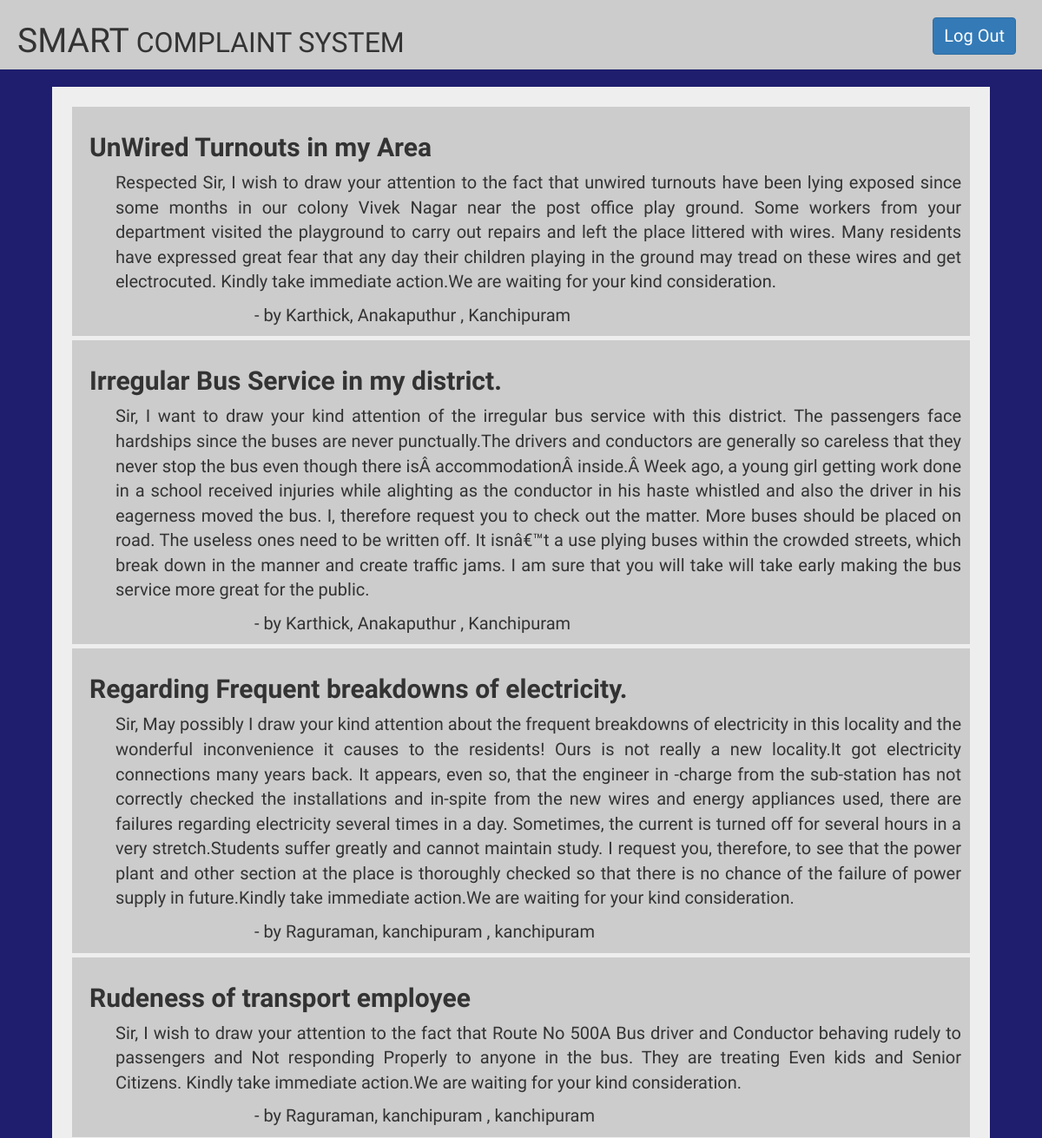
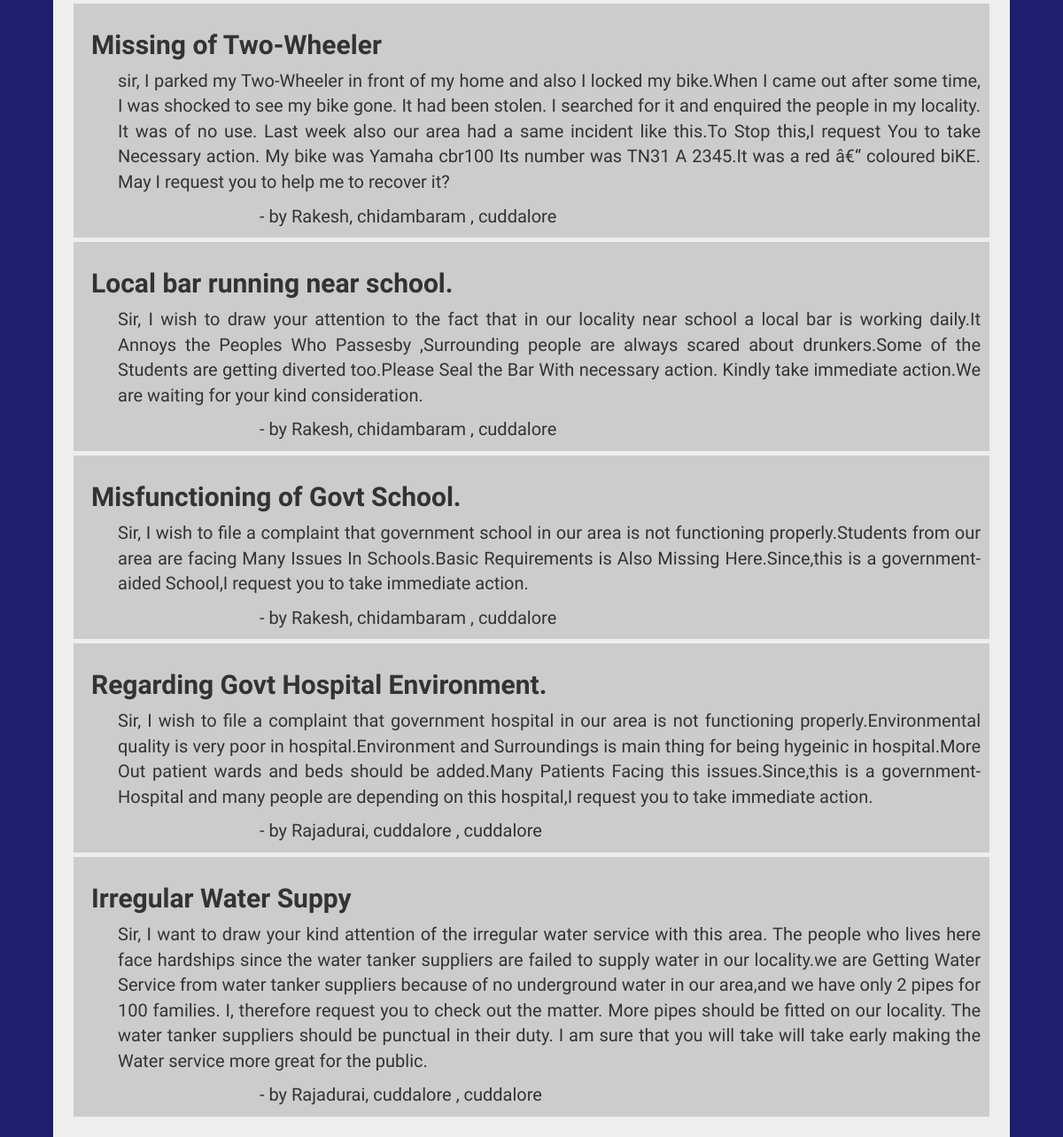
The app's page /admin.php with its own data (2 pictures, top to bottom).
### tables this page shows
CREATE TABLE `complaints_table` (
  `NAME` varchar(50) NOT NULL,
  `SUBJECT` varchar(100) NOT NULL,
  `CATEGORY` varchar(20) NOT NULL,
  `COMPLAINT` varchar(2000) NOT NULL,
  `DISTRICT` varchar(50) NOT NULL,
  `CITY` varchar(50) NOT NULL,
  `PHONE` varchar(15) NOT NULL,
  `COMPLAINED_AT` timestamp NOT NULL DEFAULT CURRENT_TIMESTAMP
);

### admin.php (the view, shortened to what this page needs)
<?php
  include 'DATABASE/DB_CONNECTION_ENABLE.php';
?>
<!DOCTYPE html>
<html lang="en" dir="ltr">
  <head>
    <link rel="stylesheet" href="https://maxcdn.bootstrapcdn.com/bootstrap/3.3.7/css/bootstrap.min.css" />
  </head>
  <body style="background-color:#1f1e6e;">
    <div id="header" style="background-color:#ccc;height:80px;font-family: 'Acme', sans-serif;">
         <span class="header-heading" style="float:left;font-size:32px;margin:20px auto auto 20px;">
          <span style="font-size:39px;">SMART</span> COMPLAINT SYSTEM
         </span>
        <span class="sign-in" style="float:right;margin:20px 30px auto auto;">
          <form method="post" action="<?php echo $_SERVER['PHP_SELF'] ?>">
              <button type="submit" name="logout" class="btn btn-primary" style="font-size:20px;">Log Out</button>
          </form>
        </span>
    </div>
    <div id="complaints">
      <?php
        $complaint_query = "SELECT * FROM complaints_table";
        $complaints_result = mysqli_query( $connect , $complaint_query );
        while( $row = mysqli_fetch_assoc($complaints_result)) {
          echo "<div id='userC'>" . "<h3>" . $row["SUBJECT"] . "</h3>" . "<p>" . $row['COMPLAINT'] . "</p>" . "<span id='namespace'></span>" . "- by " . $row['NAME'] . ", " . $row['CITY'] . " , " . $row['DISTRICT'] . "</div>" ;
        }
        ?>
    </div>
  </body>
</html>

### admin.php (style rules this page uses)
#complaints { width:90%; padding: 1.5%; margin: 0 auto; background-color:#eee; margin-top: 20px; font-family: 'Acme', sans-serif; }
#userC { padding:10px; margin:5px; background-color: #ccc; text-align: justify; font-size: 20px; }
#userC h3 { font-size: 30px; font-family: 'Volkhov', serif; margin-left: 10px; font-weight: bolder; }
#userC p { text-align: justify; margin-left:40px; }

### records on screen
complaints_table: SUBJECT "UnWired Turnouts in my Area", COMPLAINT "Respected Sir, I wish to draw your attention to the fact that unwired turnouts have been lying exposed since some months in our colony Vivek Nagar near the post office play ground. Some workers from your department visited the playground to carry out repairs and left the place littered with wires. Many residents have expressed great fear that any day their children playing in the ground may tread on these wires and get electrocuted. Kindly take immediate action.We are waiting for your kind consideration.", NAME "Karthick", CITY "Anakaputhur", DISTRICT "Kanchipuram"
complaints_table: SUBJECT "Irregular Bus Service in my district.", COMPLAINT "Sir, I want to draw your kind attention of the irregular bus service with this district. The passengers face hardships since the buses are never punctually.The drivers and conductors are generally so careless that they never stop the bus even though there isÂ accommodationÂ inside.Â Week ago, a young girl getting work done in a school received injuries while alighting as the conductor in his haste whistled and also the driver in his eagerness moved the bus. I, therefore request you to check out the matter. More buses should be placed on road. The useless ones need to be written off. It isnâ€™t a use plying buses within the crowded streets, which break down in the manner and create traffic…", NAME "Karthick", CITY "Anakaputhur", DISTRICT "Kanchipuram"
complaints_table: SUBJECT "Regarding Frequent breakdowns of electricity.", COMPLAINT "Sir, May possibly I draw your kind attention about the frequent breakdowns of electricity in this locality and the wonderful inconvenience it causes to the residents! Ours is not really a new locality.It got electricity connections many years back. It appears, even so, that the engineer in -charge from the sub-station has not correctly checked the installations and in-spite from the new wires and energy appliances used, there are failures regarding electricity several times in a day. Sometimes, the current is turned off for several hours in a very stretch.Students suffer greatly and cannot maintain study. I request you, therefore, to see that the power plant and other section at the place…", NAME "Raguraman", CITY "kanchipuram", DISTRICT "kanchipuram"
complaints_table: SUBJECT "Rudeness of transport employee", COMPLAINT "Sir, I wish to draw your attention to the fact that Route No 500A Bus driver and Conductor behaving rudely to passengers and Not responding Properly to anyone in the bus. They are treating Even kids and Senior Citizens. Kindly take immediate action.We are waiting for your kind consideration.", NAME "Raguraman", CITY "kanchipuram", DISTRICT "kanchipuram"
complaints_table: SUBJECT "Missing of Two-Wheeler", COMPLAINT "sir, I parked my Two-Wheeler in front of my home and also I locked my bike.When I came out after some time, I was shocked to see my bike gone. It had been stolen. I searched for it and enquired the people in my locality. It was of no use. Last week also our area had a same incident like this.To Stop this,I request You to take Necessary action. My bike was Yamaha cbr100 Its number was TN31 A 2345.It was a red â€“ coloured biKE. May I request you to help me to recover it?", NAME "Rakesh", CITY "chidambaram", DISTRICT "cuddalore"
complaints_table: SUBJECT "Local bar running near school.", COMPLAINT "Sir, I wish to draw your attention to the fact that in our locality near school a local bar is working daily.It Annoys the Peoples Who Passesby ,Surrounding people are always scared about drunkers.Some of the Students are getting diverted too.Please Seal the Bar With necessary action. Kindly take immediate action.We are waiting for your kind consideration.", NAME "Rakesh", CITY "chidambaram", DISTRICT "cuddalore"
complaints_table: SUBJECT "Misfunctioning of Govt School.", COMPLAINT "Sir, I wish to file a complaint that government school in our area is not functioning properly.Students from our area are facing Many Issues In Schools.Basic Requirements is Also Missing Here.Since,this is a government-aided School,I request you to take immediate action.", NAME "Rakesh", CITY "chidambaram", DISTRICT "cuddalore"
complaints_table: SUBJECT "Regarding Govt Hospital Environment.", COMPLAINT "Sir, I wish to file a complaint that government hospital in our area is not functioning properly.Environmental quality is very poor in hospital.Environment and Surroundings is main thing for being hygeinic in hospital.More Out patient wards and beds should be added.Many Patients Facing this issues.Since,this is a government-Hospital and many people are depending on this hospital,I request you to take immediate action.", NAME "Rajadurai", CITY "cuddalore", DISTRICT "cuddalore"
complaints_table: SUBJECT "Irregular Water Suppy", COMPLAINT "Sir, I want to draw your kind attention of the irregular water service with this area. The people who lives here face hardships since the water tanker suppliers are failed to supply water in our locality.we are Getting Water Service from water tanker suppliers because of no underground water in our area,and we have only 2 pipes for 100 families. I, therefore request you to check out the matter. More pipes should be fitted on our locality. The water tanker suppliers should be punctual in their duty. I am sure that you will take will take early making the Water service more great for the public.", NAME "Rajadurai", CITY "cuddalore", DISTRICT "cuddalore"
